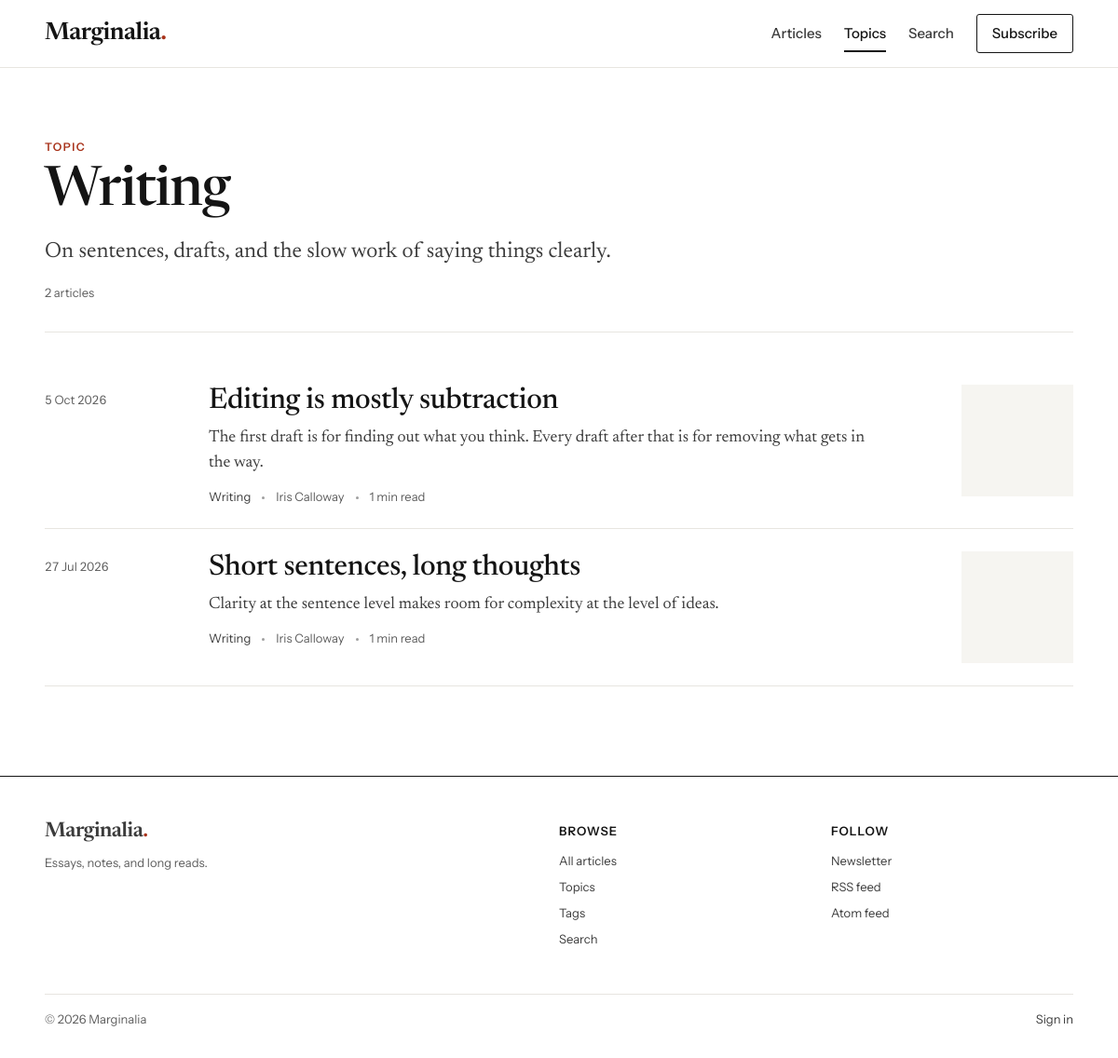
/topics/writing/, run on the app's committed database.
### apps/blog/models.py (models this page shows, shortened)
class Category(models.Model):
    name = models.CharField(max_length=80, unique=True)
    slug = models.SlugField(max_length=100, unique=True, validators=[slug_validator])
    description = models.TextField(blank=True, max_length=500)
    position = models.PositiveSmallIntegerField(
        default=0, help_text="Lower numbers are listed first."
    )
    is_demo = models.BooleanField(default=False)
    class Meta:
        ordering = ["position", "name"]
        verbose_name_plural = "categories"
    def get_absolute_url(self):
        return reverse("blog:category_detail", args=[self.slug])

class Post(models.Model):
    class Status(models.TextChoices):
        DRAFT = "draft", "Draft"
        PUBLISHED = "published", "Published"
    title = models.CharField(max_length=200)
    slug = models.SlugField(max_length=200, unique=True, validators=[slug_validator])
    excerpt = models.TextField(
        blank=True, max_length=400, help_text="A one- or two-sentence summary shown in listings."
    )
    body = models.TextField(blank=True, help_text="Written in Markdown.")
    body_html = models.TextField(blank=True, editable=False)
    body_text = models.TextField(blank=True, editable=False)
    word_count = models.PositiveIntegerField(default=0, editable=False)
    reading_time = models.PositiveSmallIntegerField(default=1, editable=False)
    cover_image = models.ForeignKey(
        "images.Image", null=True, blank=True, on_delete=models.SET_NULL, related_name="+"
    )
    author = models.ForeignKey(Author, on_delete=models.PROTECT, related_name="posts")
    category = models.ForeignKey(
        Category, null=True, blank=True, on_delete=models.SET_NULL, related_name="posts"
    )
    tags = models.ManyToManyField(Tag, blank=True, related_name="posts")
    status = models.CharField(
        max_length=10, choices=Status.choices, default=Status.DRAFT, db_index=True
    )
    published_at = models.DateTimeField(null=True, blank=True, db_index=True)
    featured = models.BooleanField(default=False, help_text="Feature on the home page.")
    allow_comments = models.BooleanField(default=True)
    seo_title = models.CharField("SEO title", max_length=70, blank=True)
    seo_description = models.CharField("SEO description", max_length=200, blank=True)
    is_demo = models.BooleanField(default=False)
    created_at = models.DateTimeField(auto_now_add=True)
    updated_at = models.DateTimeField(auto_now=True)
    created_by = models.ForeignKey(
        settings.AUTH_USER_MODEL, null=True, blank=True, on_delete=models.SET_NULL, related_name="+"
    )
    updated_by = models.ForeignKey(
        settings.AUTH_USER_MODEL, null=True, blank=True, on_delete=models.SET_NULL, related_name="+"
    )
    objects = PostQuerySet.as_manager()
    class Meta:
        ordering = ["-published_at", "-created_at"]
        indexes = [models.Index(fields=["status", "published_at"])]
        permissions = [("manage_publication", "Can manage the publication in the studio")]
    def get_absolute_url(self):
        return reverse("blog:post_detail", args=[self.slug])
    @property
    def summary(self):
        return self.excerpt or Truncator(self.body_text).words(40)

class Author(models.Model):
    user = models.OneToOneField(
        settings.AUTH_USER_MODEL,
        null=True,
        blank=True,
        on_delete=models.SET_NULL,
        related_name="author_profile",
        help_text="Optional sign-in account linked to this author.",
    )
    name = models.CharField(max_length=120)
    slug = models.SlugField(max_length=140, unique=True, validators=[slug_validator])
    bio = models.TextField(blank=True, max_length=1500)
    avatar = models.ForeignKey(
        "images.Image", null=True, blank=True, on_delete=models.SET_NULL, related_name="+"
    )
    website = models.URLField(blank=True)
    is_demo = models.BooleanField(default=False)
    created_at = models.DateTimeField(auto_now_add=True)
    updated_at = models.DateTimeField(auto_now=True)
    class Meta:
        ordering = ["name"]

### apps/images/models.py (models this page shows, shortened)
class Image(models.Model):
    file = models.ImageField(upload_to=image_upload_to, width_field="width", height_field="height")
    alt_text = models.CharField(
        "alt text",
        max_length=250,
        help_text="Describe the image for people who can't see it.",
    )
    width = models.PositiveIntegerField(default=0, editable=False)
    height = models.PositiveIntegerField(default=0, editable=False)
    file_size = models.PositiveIntegerField(default=0, editable=False)
    original_filename = models.CharField(max_length=255, blank=True)
    uploaded_by = models.ForeignKey(
        settings.AUTH_USER_MODEL, null=True, blank=True, on_delete=models.SET_NULL, related_name="+"
    )
    is_demo = models.BooleanField(default=False)
    created_at = models.DateTimeField(auto_now_add=True)
    class Meta:
        ordering = ["-created_at"]
    @property
    def url(self):
        return self.file.url if self.file else ""

### apps/blog/views.py (the view)
# urls.py: path("topics/<slug:slug>/", views.category_detail, name="category_detail"),
@require_GET
def category_detail(request, slug):
    category = get_object_or_404(Category, slug=slug)
    page = paginate(request, Post.objects.live().filter(category=category).with_relations())
    return render(request, "blog/category_detail.html", {"category": category, "page": page})

### apps/blog/models.py (called while the page is built)
    def live(self, now=None):
        return self.filter(
            status=Post.Status.PUBLISHED,
            published_at__isnull=False,
            published_at__lte=now or timezone.now(),
        )

    def with_relations(self):
        return self.select_related("author", "category", "cover_image").prefetch_related("tags")

### apps/blog/views.py (called while the page is built)
def paginate(request, items, per_page=None):
    paginator = Paginator(items, per_page or settings.POSTS_PER_PAGE)
    try:
        return paginator.page(request.GET.get("page") or 1)
    except (EmptyPage, PageNotAnInteger):
        raise Http404("That page doesn't exist.") from None

### apps/core/context_processors.py (called while the page is built)
def site(request):
    return {
        "publication": {
            "name": settings.SITE_NAME,
            "tagline": settings.SITE_TAGLINE,
            "url": settings.SITE_URL,
            "language": settings.SITE_LANGUAGE,
        },
        "ephemeral_data": settings.EPHEMERAL_DATA,
    }

### apps/core/templatetags/ui.py (called while the page is built)
@register.simple_tag(takes_context=True)
def nav_current(context, *url_names):
    match = getattr(context.get("request"), "resolver_match", None)
    if match and match.view_name in url_names:
        return mark_safe(' aria-current="page"')
    return ""

### apps/studio/context_processors.py (called while the page is built)
def studio(request):
    match = getattr(request, "resolver_match", None)
    if not match or match.namespace != "studio" or not is_editor(request.user):
        return {}
    from apps.comments.models import Comment
    return {"studio_pending_comments": Comment.objects.pending().count()}

### templates/blog/category_detail.html (shortened to what this page needs)
{% extends "base.html" %}
{% block content %}
<div class="wrap">
  <header class="page-head">
    <a class="kicker" href="{% url 'blog:category_list' %}">Topic</a>
    <h1>{{ category.name }}</h1>
    {% if category.description %}<p class="page-head__lede">{{ category.description }}</p>{% endif %}
    <p class="page-head__meta">{{ page.paginator.count }} article{{ page.paginator.count|pluralize }}</p>
  </header>
  {% if page.object_list %}
    <ul class="post-index" role="list">{% for post in page.object_list %}{% include "partials/post_row.html" with show_author=True %}{% endfor %}</ul>
  {% else %}
    <div class="empty"><h2>Nothing here yet</h2><p>No articles have been published in this topic.</p><div class="btn-row"><a class="btn" href="{% url 'blog:post_list' %}">See all articles</a></div></div>
  {% endif %}
</div>
{% endblock %}

### templates/partials/post_row.html
<li class="post-row{% if not post.cover_image %} post-row--no-thumb{% endif %}">
  <time class="post-row__date" datetime="{{ post.published_at|date:'c' }}">{{ post.published_at|date:"j M Y" }}</time>
  <div>
    <{{ level|default:"h2" }} class="post-row__title"><a href="{{ post.get_absolute_url }}">{{ post.title }}</a></{{ level|default:"h2" }}>
    {% if post.snippet %}
      <p class="post-row__snippet">{{ post.snippet }}</p>
    {% else %}
      <p class="post-row__excerpt">{{ post.summary }}</p>
    {% endif %}
    <div class="meta">
      {% if post.category %}<a href="{{ post.category.get_absolute_url }}">{{ post.category.name }}</a>{% endif %}
      {% if show_author %}<span>{{ post.author.name }}</span>{% endif %}
      <span>{{ post.reading_time }} min read</span>
    </div>
  </div>
  {% if post.cover_image %}
    <a class="post-row__thumb" href="{{ post.get_absolute_url }}" tabindex="-1" aria-hidden="true">
      <img src="{{ post.cover_image.url }}" alt="" width="240" height="240" loading="lazy" decoding="async">
    </a>
  {% endif %}
</li>

### static/css/site.css (style rules this page uses)
:root { color-scheme: light; --paper: #ffffff; --wash: #f6f5f1; --ink: #141414; --ink-2: #3b3b3b; --muted: #5e5e5e; --rule: #e7e5e0; --rule-strong: #cfcbc3; --control: #8f8b83; --accent: #a8321a; --accent-strong: #84260f; --accent-wash: #fbefe9; --success: #1f6b43; --success-wash: #eaf4ee; --danger: #a1221b; --danger-wash: #fbecea; --warning: #8a5300; --warning-wash: #fdf3e2; --serif: "Newsreader", "Iowan Old Style", "Palatino Linotype", Palatino, Georgia, serif; --sans: "Instrument Sans", system-ui, -apple-system, "Segoe UI", Roboto, "Helvetica Neue", Arial, sans-serif; --mono: "JetBrains Mono", ui-monospace, "Cascadia Code", Consolas, monospace; --step--1: 0.8125rem; --step-0: 0.9375rem; --step-1: 1.125rem; --step-2: clamp(1.25rem, 1.1rem + 0.5vw, 1.5rem); --step-3: clamp(1.5rem, 1.2rem + 1vw, 2rem); --step-4: clamp(1.875rem, 1.3rem + 2vw, 2.75rem); --step-5: clamp(2.25rem, 1.4rem + 3vw, 3.75rem); --space-1: 0.25rem; --space-2: 0.5rem; --space-3: 0.75rem; --space-4: 1rem; --space-5: 1.5rem; --space-6: 2rem; --space-7: 3rem; --space-8: 4.5rem; --space-9: 6rem; --page: 76rem; --measure: 40rem; --gutter: clamp(1rem, 4vw, 3rem); --radius: 3px; --header-h: 4.5rem; }
*, *::before, *::after { box-sizing: border-box; }
html { -webkit-text-size-adjust: 100%; text-size-adjust: 100%; scroll-padding-top: 1.5rem; }
body { margin: 0; background: var(--paper); color: var(--ink); font-family: var(--sans); font-size: var(--step-0); line-height: 1.55; text-rendering: optimizeLegibility; -webkit-font-smoothing: antialiased; display: flex; flex-direction: column; min-height: 100vh; overflow-wrap: break-word; }
h1, h2, h3, .meta, .post-row__excerpt, .article-dek, .page-head__lede, .topic-list__name { overflow-wrap: anywhere; }
img, svg { display: block; max-width: 100%; height: auto; }
h1, h2, h3, h4, h5, h6, p, figure, blockquote, ul, ol, dl { margin: 0; }
ul[role="list"], ol[role="list"] { list-style: none; padding: 0; }
@media (prefers-reduced-motion: no-preference) { html { scroll-behavior: smooth; } }
a { color: inherit; text-decoration-thickness: 1px; text-underline-offset: 0.18em; }
.wrap { width: 100%; max-width: calc(var(--page) + 2 * var(--gutter)); margin-inline: auto; padding-inline: var(--gutter); }
.kicker { display: inline-block; font-family: var(--sans); font-size: 0.75rem; font-weight: 600; letter-spacing: 0.12em; text-transform: uppercase; color: var(--accent); text-decoration: none; }
.page-head { padding-block: var(--space-8) var(--space-6); border-bottom: 1px solid var(--rule); margin-bottom: var(--space-6); }
.page-head h1 { font-family: var(--serif); font-size: var(--step-5); font-weight: 500; font-variation-settings: "opsz" 72; letter-spacing: -0.02em; line-height: 1.05; margin-top: var(--space-2); }
.page-head__lede { margin-top: var(--space-4); max-width: 38rem; font-family: var(--serif); font-size: var(--step-2); line-height: 1.45; color: var(--ink-2); }
.page-head__meta { margin-top: var(--space-4); color: var(--muted); font-size: var(--step--1); }
.meta { display: flex; flex-wrap: wrap; align-items: center; gap: var(--space-1) var(--space-3); font-family: var(--sans); font-size: var(--step--1); color: var(--muted); }
.meta > * + *::before { content: ""; display: inline-block; width: 3px; height: 3px; margin-right: var(--space-3); border-radius: 50%; background: currentColor; vertical-align: middle; opacity: 0.6; }
.meta a { color: var(--ink-2); text-decoration: none; }
.post-index { list-style: none; margin: 0; padding: 0; }
.post-row { display: grid; grid-template-columns: 9.5rem minmax(0, 1fr) 7.5rem; gap: var(--space-5); align-items: start; padding-block: var(--space-5); border-bottom: 1px solid var(--rule); }
.post-row__date { padding-top: 0.375rem; font-size: var(--step--1); color: var(--muted); font-variant-numeric: tabular-nums; }
.post-row__title { font-family: var(--serif); font-size: var(--step-3); font-weight: 500; font-variation-settings: "opsz" 36; line-height: 1.15; letter-spacing: -0.01em; text-wrap: balance; }
.post-row__title a { text-decoration: none; }
.post-row__excerpt { margin-top: var(--space-2); font-family: var(--serif); font-size: var(--step-1); line-height: 1.5; color: var(--ink-2); max-width: 44rem; }
.post-row .meta { margin-top: var(--space-3); }
.post-row__thumb img { width: 100%; aspect-ratio: 1; object-fit: cover; background: var(--wash); }

### data on the page
Category: name "Writing", description "On sentences, drafts, and the slow work of saying things clearly."
Post: published_at "5 Oct 2026", title "Editing is mostly subtraction", summary "The first draft is for finding out what you think. Every draft after that is for removing what gets in the way.", category.name "Writing", author.name "Iris Calloway", reading_time "1", cover_image (picture)
Post: published_at "27 Jul 2026", title "Short sentences, long thoughts", summary "Clarity at the sentence level makes room for complexity at the level of ideas.", category.name "Writing", author.name "Iris Calloway", reading_time "1", cover_image (picture)

### other printed values
{{ publication.name }} "Marginalia"
{{ page.paginator.count }} "2"
{{ publication.tagline }} "Essays, notes, and long reads."
